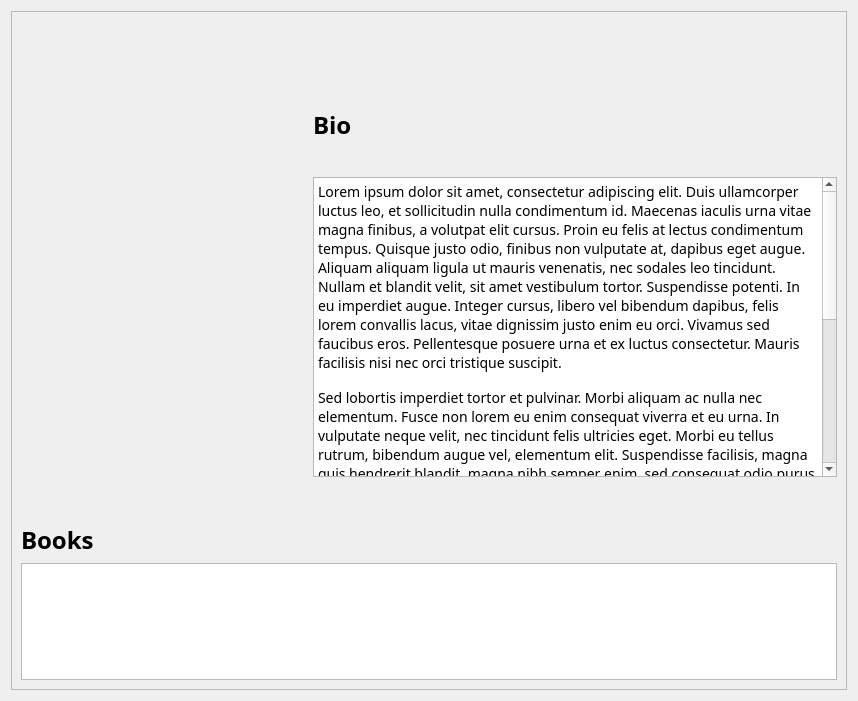
<?xml version="1.0" encoding="UTF-8"?>
<ui version="4.0">
 <class>AuthorDetailsDialog</class>
 <widget class="QDialog" name="AuthorDetailsDialog">
  <property name="geometry">
   <rect>
    <x>0</x>
    <y>0</y>
    <width>858</width>
    <height>701</height>
   </rect>
  </property>
  <property name="windowTitle">
   <string>Dialog</string>
  </property>
  <layout class="QVBoxLayout" name="verticalLayout">
   <item>
    <widget class="SmoothScrollArea" name="scrollArea">
     <property name="sizePolicy">
      <sizepolicy hsizetype="Minimum" vsizetype="Expanding">
       <horstretch>0</horstretch>
       <verstretch>0</verstretch>
      </sizepolicy>
     </property>
     <property name="minimumSize">
      <size>
       <width>0</width>
       <height>0</height>
      </size>
     </property>
     <property name="widgetResizable">
      <bool>true</bool>
     </property>
     <widget class="QWidget" name="scrollAreaWidgetContents">
      <property name="geometry">
       <rect>
        <x>0</x>
        <y>-6</y>
        <width>821</width>
        <height>714</height>
       </rect>
      </property>
      <layout class="QVBoxLayout" name="verticalLayout_4">
       <item>
        <layout class="QHBoxLayout" name="horizontalLayout" stretch="5,10">
         <property name="spacing">
          <number>30</number>
         </property>
         <item>
          <layout class="QVBoxLayout" name="verticalLayout_3" stretch="12,0">
           <item>
            <widget class="ImagePickerLabel" name="authorImage">
             <property name="sizePolicy">
              <sizepolicy hsizetype="Ignored" vsizetype="Ignored">
               <horstretch>0</horstretch>
               <verstretch>0</verstretch>
              </sizepolicy>
             </property>
             <property name="minimumSize">
              <size>
               <width>200</width>
               <height>200</height>
              </size>
             </property>
             <property name="styleSheet">
              <string notr="true">image: url(:/images/DefaultBookCover.jpg);</string>
             </property>
             <property name="text">
              <string/>
             </property>
             <property name="alignment">
              <set>Qt::AlignCenter</set>
             </property>
            </widget>
           </item>
           <item>
            <spacer name="verticalSpacer_4">
             <property name="orientation">
              <enum>Qt::Vertical</enum>
             </property>
             <property name="sizeType">
              <enum>QSizePolicy::Fixed</enum>
             </property>
             <property name="sizeHint" stdset="0">
              <size>
               <width>20</width>
               <height>50</height>
              </size>
             </property>
            </spacer>
           </item>
          </layout>
         </item>
         <item>
          <layout class="QVBoxLayout" name="verticalLayout_2">
           <item>
            <widget class="QLabel" name="authorNameLabel">
             <property name="minimumSize">
              <size>
               <width>300</width>
               <height>0</height>
              </size>
             </property>
             <property name="font">
              <font>
               <family>Montserrat</family>
               <pointsize>20</pointsize>
               <bold>true</bold>
               <underline>true</underline>
              </font>
             </property>
             <property name="text">
              <string>&lt;Author name&gt;</string>
             </property>
             <property name="wordWrap">
              <bool>true</bool>
             </property>
            </widget>
           </item>
           <item>
            <spacer name="verticalSpacer">
             <property name="orientation">
              <enum>Qt::Vertical</enum>
             </property>
             <property name="sizeType">
              <enum>QSizePolicy::Fixed</enum>
             </property>
             <property name="sizeHint" stdset="0">
              <size>
               <width>20</width>
               <height>20</height>
              </size>
             </property>
            </spacer>
           </item>
           <item>
            <widget class="QLabel" name="label_2">
             <property name="font">
              <font>
               <family>Montserrat</family>
               <pointsize>18</pointsize>
               <bold>true</bold>
               <underline>false</underline>
              </font>
             </property>
             <property name="text">
              <string>Bio</string>
             </property>
            </widget>
           </item>
           <item>
            <spacer name="verticalSpacer_2">
             <property name="orientation">
              <enum>Qt::Vertical</enum>
             </property>
             <property name="sizeType">
              <enum>QSizePolicy::Fixed</enum>
             </property>
             <property name="sizeHint" stdset="0">
              <size>
               <width>20</width>
               <height>5</height>
              </size>
             </property>
            </spacer>
           </item>
           <item>
            <widget class="QTextEdit" name="bioText">
             <property name="minimumSize">
              <size>
               <width>0</width>
               <height>300</height>
              </size>
             </property>
             <property name="font">
              <font>
               <family>Montserrat</family>
              </font>
             </property>
             <property name="readOnly">
              <bool>true</bool>
             </property>
             <property name="html">
              <string>&lt;!DOCTYPE HTML PUBLIC &quot;-//W3C//DTD HTML 4.0//EN&quot; &quot;http://www.w3.org/TR/REC-html40/strict.dtd&quot;&gt;
&lt;html&gt;&lt;head&gt;&lt;meta name=&quot;qrichtext&quot; content=&quot;1&quot; /&gt;&lt;meta charset=&quot;utf-8&quot; /&gt;&lt;style type=&quot;text/css&quot;&gt;
p, li { white-space: pre-wrap; }
hr { height: 1px; border-width: 0; }
li.unchecked::marker { content: &quot;\2610&quot;; }
li.checked::marker { content: &quot;\2612&quot;; }
&lt;/style&gt;&lt;/head&gt;&lt;body style=&quot; font-family:'Montserrat'; font-size:9pt; font-weight:400; font-style:normal;&quot;&gt;
&lt;p style=&quot; margin-top:0px; margin-bottom:15px; margin-left:0px; margin-right:0px; -qt-block-indent:0; text-indent:0px; background-color:#ffffff;&quot;&gt;&lt;span style=&quot; font-family:'Open Sans','Arial','sans-serif'; font-size:14px; color:#000000; background-color:#ffffff;&quot;&gt;Lorem ipsum dolor sit amet, consectetur adipiscing elit. Duis ullamcorper luctus leo, et sollicitudin nulla condimentum id. Maecenas iaculis urna vitae magna finibus, a volutpat elit cursus. Proin eu felis at lectus condimentum tempus. Quisque justo odio, finibus non vulputate at, dapibus eget augue. Aliquam aliquam ligula ut mauris venenatis, nec sodales leo tincidunt. Nullam et blandit velit, sit amet vestibulum tortor. Suspendisse potenti. In eu imperdiet augue. Integer cursus, libero vel bibendum dapibus, felis lorem convallis lacus, vitae dignissim justo enim eu orci. Vivamus sed faucibus eros. Pellentesque posuere urna et ex luctus consectetur. Mauris facilisis nisi nec orci tristique suscipit.&lt;/span&gt;&lt;/p&gt;
&lt;p style=&quot; margin-top:0px; margin-bottom:15px; margin-left:0px; margin-right:0px; -qt-block-indent:0; text-indent:0px; background-color:#ffffff;&quot;&gt;&lt;span style=&quot; font-family:'Open Sans','Arial','sans-serif'; font-size:14px; color:#000000; background-color:#ffffff;&quot;&gt;Sed lobortis imperdiet tortor et pulvinar. Morbi aliquam ac nulla nec elementum. Fusce non lorem eu enim consequat viverra et eu urna. In vulputate neque velit, nec tincidunt felis ultricies eget. Morbi eu tellus rutrum, bibendum augue vel, elementum elit. Suspendisse facilisis, magna quis hendrerit blandit, magna nibh semper enim, sed consequat odio purus tristique augue. Vestibulum sodales massa sed suscipit sagittis. Suspendisse fermentum risus efficitur lectus congue, in placerat magna fermentum. Orci varius natoque penatibus et magnis dis parturient montes, nascetur ridiculus mus. Praesent ac hendrerit leo, vitae euismod libero. Nam scelerisque felis nibh, non congue justo pellentesque quis. Curabitur eget orci vitae sem hendrerit tincidunt.&lt;/span&gt;&lt;/p&gt;
&lt;p style=&quot; margin-top:0px; margin-bottom:15px; margin-left:0px; margin-right:0px; -qt-block-indent:0; text-indent:0px; background-color:#ffffff;&quot;&gt;&lt;span style=&quot; font-family:'Open Sans','Arial','sans-serif'; font-size:14px; color:#000000; background-color:#ffffff;&quot;&gt;Donec a consectetur erat, a iaculis urna. Quisque metus ipsum, sodales eu suscipit eget, maximus vel diam. Maecenas in augue ut sem sagittis volutpat. Nunc id quam convallis, sagittis velit sit amet, feugiat urna. Aliquam vestibulum eu quam congue sollicitudin. Mauris semper luctus nulla eget auctor. Nunc pulvinar leo non neque dictum pellentesque. Donec at velit metus. In elementum sem pretium, rutrum magna sollicitudin, vehicula nisl. Quisque sed nisi justo. Fusce ut lorem dictum, consectetur augue id, sagittis nulla. Fusce sit amet efficitur lectus. Vivamus lacus erat, consectetur vel accumsan id, posuere sit amet purus. Lorem ipsum dolor sit amet, consectetur adipiscing elit.&lt;/span&gt;&lt;/p&gt;&lt;/body&gt;&lt;/html&gt;</string>
             </property>
            </widget>
           </item>
          </layout>
         </item>
        </layout>
       </item>
       <item>
        <spacer name="verticalSpacer_3">
         <property name="orientation">
          <enum>Qt::Vertical</enum>
         </property>
         <property name="sizeType">
          <enum>QSizePolicy::Fixed</enum>
         </property>
         <property name="sizeHint" stdset="0">
          <size>
           <width>20</width>
           <height>40</height>
          </size>
         </property>
        </spacer>
       </item>
       <item>
        <widget class="QLabel" name="label_3">
         <property name="font">
          <font>
           <family>Montserrat</family>
           <pointsize>18</pointsize>
           <bold>true</bold>
           <underline>false</underline>
          </font>
         </property>
         <property name="text">
          <string>Books</string>
         </property>
        </widget>
       </item>
       <item>
        <widget class="QListView" name="booksList">
         <property name="sizePolicy">
          <sizepolicy hsizetype="Expanding" vsizetype="Preferred">
           <horstretch>0</horstretch>
           <verstretch>0</verstretch>
          </sizepolicy>
         </property>
         <property name="font">
          <font>
           <family>Montserrat</family>
          </font>
         </property>
         <property name="verticalScrollBarPolicy">
          <enum>Qt::ScrollBarAlwaysOff</enum>
         </property>
         <property name="sizeAdjustPolicy">
          <enum>QAbstractScrollArea::AdjustIgnored</enum>
         </property>
         <property name="dragDropMode">
          <enum>QAbstractItemView::NoDragDrop</enum>
         </property>
         <property name="horizontalScrollMode">
          <enum>QAbstractItemView::ScrollPerPixel</enum>
         </property>
         <property name="movement">
          <enum>QListView::Static</enum>
         </property>
         <property name="flow">
          <enum>QListView::LeftToRight</enum>
         </property>
         <property name="isWrapping" stdset="0">
          <bool>false</bool>
         </property>
         <property name="resizeMode">
          <enum>QListView::Adjust</enum>
         </property>
         <property name="layoutMode">
          <enum>QListView::SinglePass</enum>
         </property>
         <property name="viewMode">
          <enum>QListView::IconMode</enum>
         </property>
         <property name="uniformItemSizes">
          <bool>true</bool>
         </property>
         <property name="wordWrap">
          <bool>true</bool>
         </property>
         <property name="selectionRectVisible">
          <bool>false</bool>
         </property>
        </widget>
       </item>
      </layout>
     </widget>
    </widget>
   </item>
  </layout>
 </widget>
 <customwidgets>
  <customwidget>
   <class>ImagePickerLabel</class>
   <extends>QLabel</extends>
   <header>imagepickerlabel.h</header>
  </customwidget>
  <customwidget>
   <class>SmoothScrollArea</class>
   <extends>QScrollArea</extends>
   <header>smoothscrollarea.h</header>
   <container>1</container>
  </customwidget>
 </customwidgets>
 <resources/>
 <connections/>
</ui>
